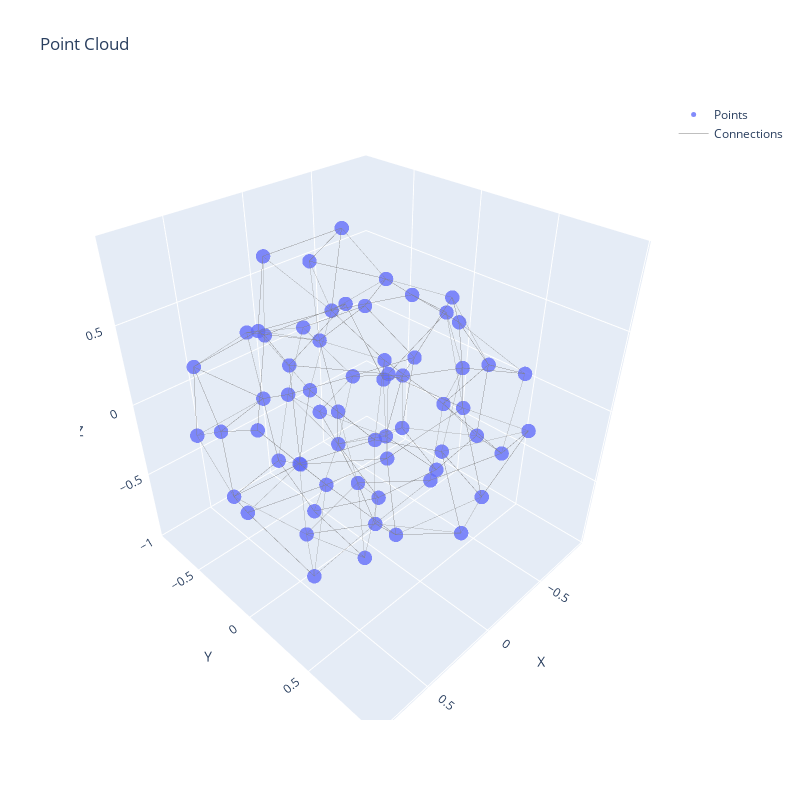

The cell this chart's notebook holds for it:
### Code cell
points_batch_l1, coords_batch_l1 = random.choice(list(liquid_dataloader))
points_l1 = points_batch_l1[0].numpy()
coords_l1 = np.array(coords_batch_l1)[:, 0]
print(f"Points shape: {points_l1.shape}")
print(f"Center coodinates: {coords_l1}")

fig = plot_point_cloud_3d(points_l1, n_connections=4)
fig.show()
